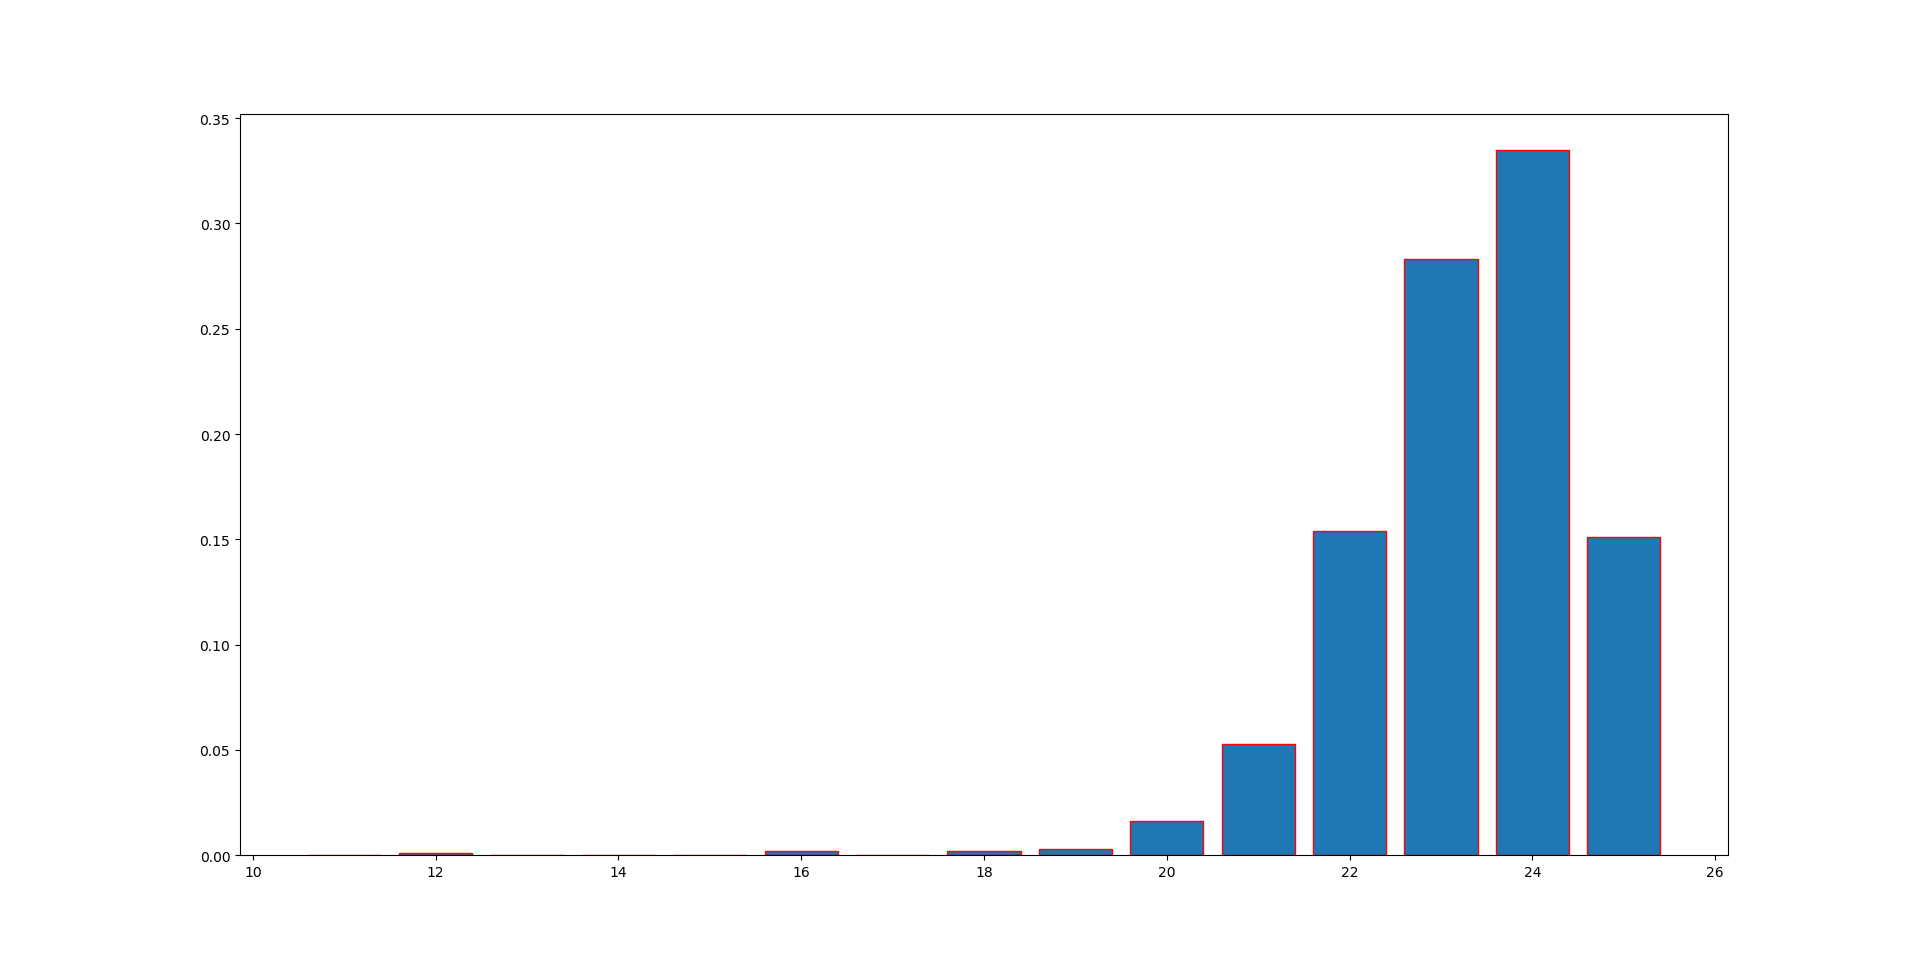

Write the Python code that produced this figure.
import hanabi
import information_ai
import numpy as np
import matplotlib.pyplot as plt




score = np.zeros(1000)

for i in range(1000) :

	game = hanabi.Game(players = 5)
	ai = information_ai.InformationAi(game)

	game.ai = ai
	game.quiet = True
	game.run()

	score[i] = game.score


moy = sum(score)/len(score)


bins = [x + 0.5 for x in range(10, 26)]
plt.hist(score, edgecolor = 'red', bins = bins, rwidth = 0.8, density = True)



plt.show()
print("Moyenne =", moy)
